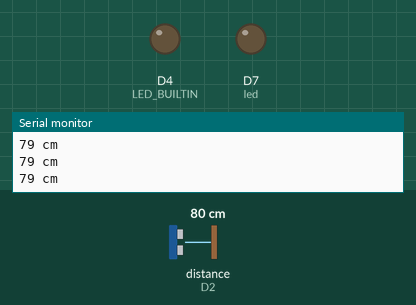
The sketch below on a simulated ESP8266 (NodeMCU). Shown: output pins drawn as LEDs (lit = HIGH, except the on-board LED, lit = LOW), the last lines printed to the serial monitor. Wiring (inferred from the names in the program): ultrasonic range finder: trigger D1; echo D2. Dashed ring = blinking. The inputs (shaded band) are chosen by the test bench; at power-on: distance to the obstacle (sensor on D2) 80 cm. The echo pulse lasts 58.3 µs per cm; pins used as bus, display or sensor lines are not drawn.

Above: at 1.2 s.
1.3 s: distance to the obstacle (sensor on D2) set to 13 cm
4.3 s: distance to the obstacle (sensor on D2) set to 10 cm
At 4.8 s:
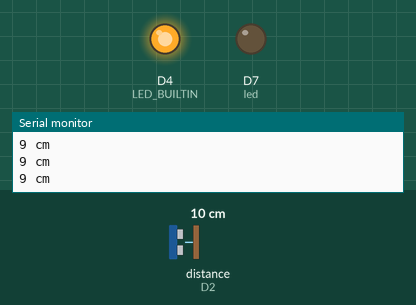
5.8 s: distance to the obstacle (sensor on D2) set to 6 cm
At 6.26 s:
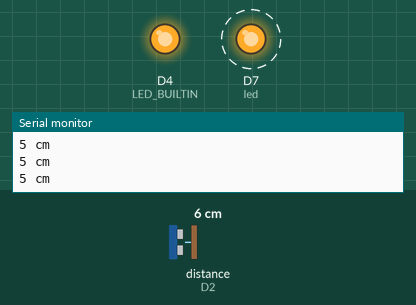
8.8 s: distance to the obstacle (sensor on D2) set to 9 cm
At 8.8 s:
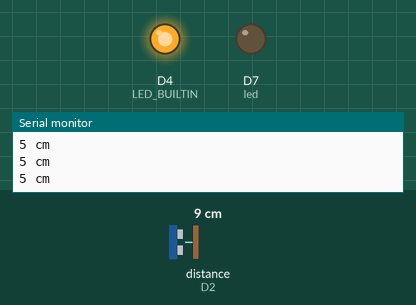
10.3 s: distance to the obstacle (sensor on D2) set to 2 cm
At 10.56 s:
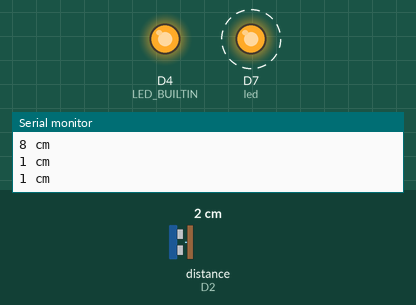
Timing chart, 0 to 14.3 s (numbered marks = the images above; inputs shaded):
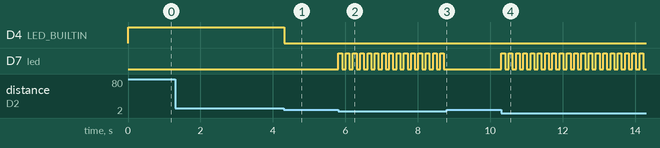

The sketch:

app.ino
```cpp
#define TRIGGER_PIN  5
#define ECHO_PIN     4

// pin zx-led
// zx-led image https://inex.co.th/shop/media/catalog/product/cache/1/image/9df78eab33525d08d6e5fb8d27136e95/z/x/zx_led_r_1.jpg
const int led = 13;

void setup() {
  pinMode(TRIGGER_PIN, OUTPUT);
  pinMode(ECHO_PIN, INPUT);
  pinMode(BUILTIN_LED, OUTPUT);
  pinMode(LED_BUILTIN, OUTPUT);
  pinMode(led, OUTPUT);
  pinMode(D1,OUTPUT);

  Serial.begin (9600);
}

void loop() {
  long duration, distance;
  digitalWrite(TRIGGER_PIN, LOW);
  delayMicroseconds(2);
  digitalWrite(TRIGGER_PIN, HIGH);
  delayMicroseconds(10);
  digitalWrite(TRIGGER_PIN, LOW);
  duration = pulseIn(ECHO_PIN, HIGH);
  distance =  duration * 0.034 / 2;

  Serial.print(distance);
  Serial.println(" cm");

  if(distance <= 6) {
      digitalWrite(LED_BUILTIN, LOW);
      digitalWrite(led, HIGH);
      delay(100);
      digitalWrite(led, LOW);
      delay(100);
  } else if(distance <= 10 && distance > 6) {
      digitalWrite(LED_BUILTIN, LOW);
  } else {
    digitalWrite(LED_BUILTIN, HIGH);
    digitalWrite(led, LOW);
  }
}
```

Measured:
- the behaviour switches between 12 and 11 cm on distance to the obstacle (sensor on D2) (found by bisection; images 0 and 1)
- the behaviour switches between 8 and 7 cm on distance to the obstacle (sensor on D2) (found by bisection; images 1 and 2)
- after the input at 4.3 s, D4 (LED_BUILTIN): HIGH → LOW at once
- after the input at 5.8 s, D7 (led): alternates HIGH for 0.10 s and LOW for 0.10 s, starting at once
- after the input at 8.8 s, D7 (led): stops changing and stays LOW
- after the input at 10.3 s, D7 (led): alternates HIGH for 0.10 s and LOW for 0.10 s, starting at once
